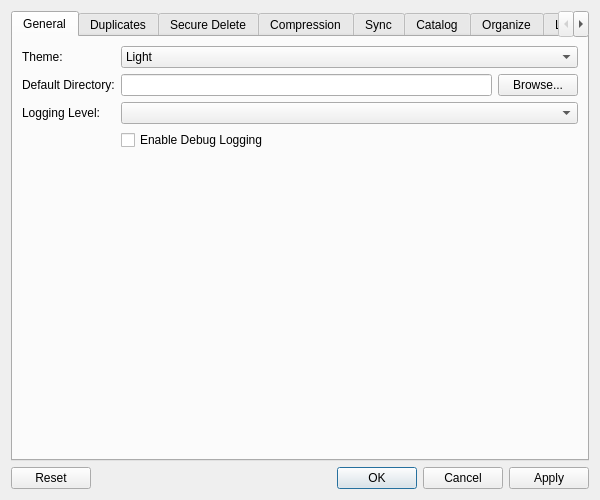
<?xml version="1.0" encoding="UTF-8"?>
<ui version="4.0">
 <class>SettingsDialog</class>
 <widget class="QDialog" name="SettingsDialog">
  <property name="geometry">
   <rect>
    <x>0</x>
    <y>0</y>
    <width>600</width>
    <height>500</height>
   </rect>
  </property>
  <property name="windowTitle">
   <string>Settings</string>
  </property>
  <layout class="QVBoxLayout" name="verticalLayout">
   <item>
    <widget class="QTabWidget" name="tabWidget">
     <property name="currentIndex">
      <number>0</number>
     </property>
     <widget class="QWidget" name="generalTab">
      <attribute name="title">
       <string>General</string>
      </attribute>
      <layout class="QFormLayout" name="formLayout">
       <item row="0" column="0">
        <widget class="QLabel" name="themeLabel">
         <property name="text">
          <string>Theme:</string>
         </property>
        </widget>
       </item>
       <item row="0" column="1">
        <widget class="QComboBox" name="themeCombo">
         <item>
          <property name="text">
           <string>Light</string>
          </property>
         </item>
         <item>
          <property name="text">
           <string>Dark</string>
          </property>
         </item>
        </widget>
       </item>
       <item row="1" column="0">
        <widget class="QLabel" name="defaultDirLabel">
         <property name="text">
          <string>Default Directory:</string>
         </property>
        </widget>
       </item>
       <item row="1" column="1">
        <layout class="QHBoxLayout" name="horizontalLayout">
         <item>
          <widget class="QLineEdit" name="defaultDirEdit"/>
         </item>
         <item>
          <widget class="QPushButton" name="browseDirButton">
           <property name="text">
            <string>Browse...</string>
           </property>
          </widget>
         </item>
        </layout>
       </item>
       <item row="2" column="0">
        <widget class="QLabel" name="loggingLevelLabel">
         <property name="text">
          <string>Logging Level:</string>
         </property>
        </widget>
       </item>
       <item row="2" column="1">
        <widget class="QComboBox" name="loggingLevelCombo"/>
       </item>
       <item row="3" column="1">
        <widget class="QCheckBox" name="enableDebugCheck">
         <property name="text">
          <string>Enable Debug Logging</string>
         </property>
        </widget>
       </item>
      </layout>
     </widget>
     <widget class="QWidget" name="duplicatesTab">
      <attribute name="title">
       <string>Duplicates</string>
      </attribute>
      <layout class="QFormLayout" name="formLayout_2">
       <item row="0" column="0">
        <widget class="QLabel" name="hashLabel">
         <property name="text">
          <string>Default Hash Algorithm:</string>
         </property>
        </widget>
       </item>
       <item row="0" column="1">
        <widget class="QComboBox" name="hashCombo">
         <item>
          <property name="text">
           <string>SHA-256</string>
          </property>
         </item>
         <item>
          <property name="text">
           <string>SHA-1</string>
          </property>
         </item>
         <item>
          <property name="text">
           <string>MD5</string>
          </property>
         </item>
        </widget>
       </item>
       <item row="1" column="0">
        <widget class="QLabel" name="minSizeLabel">
         <property name="text">
          <string>Minimum File Size (bytes):</string>
         </property>
        </widget>
       </item>
       <item row="1" column="1">
        <widget class="QSpinBox" name="minSizeSpin">
         <property name="maximum">
          <number>999999999</number>
         </property>
         <property name="value">
          <number>1024</number>
         </property>
        </widget>
       </item>
       <item row="2" column="1">
        <widget class="QCheckBox" name="skipSystemCheck">
         <property name="text">
          <string>Skip System Files</string>
         </property>
        </widget>
       </item>
      </layout>
     </widget>
     <widget class="QWidget" name="secureDeleteTab">
      <attribute name="title">
       <string>Secure Delete</string>
      </attribute>
      <layout class="QFormLayout" name="formLayout_3">
       <item row="0" column="0">
        <widget class="QLabel" name="passesLabel">
         <property name="text">
          <string>Default Passes:</string>
         </property>
        </widget>
       </item>
       <item row="0" column="1">
        <widget class="QSpinBox" name="passesSpin">
         <property name="minimum">
          <number>1</number>
         </property>
         <property name="maximum">
          <number>35</number>
         </property>
         <property name="value">
          <number>3</number>
         </property>
        </widget>
       </item>
      </layout>
     </widget>
     <widget class="QWidget" name="compressionTab">
      <attribute name="title">
       <string>Compression</string>
      </attribute>
      <layout class="QFormLayout" name="formLayout_4">
       <item row="0" column="0">
        <widget class="QLabel" name="formatLabel">
         <property name="text">
          <string>Default Format:</string>
         </property>
        </widget>
       </item>
       <item row="0" column="1">
        <widget class="QComboBox" name="formatCombo">
         <item>
          <property name="text">
           <string>ZIP</string>
          </property>
         </item>
         <item>
          <property name="text">
           <string>7Z</string>
          </property>
         </item>
         <item>
          <property name="text">
           <string>TAR.GZ</string>
          </property>
         </item>
         <item>
          <property name="text">
           <string>TAR.BZ2</string>
          </property>
         </item>
        </widget>
       </item>
       <item row="1" column="0">
        <widget class="QLabel" name="levelLabel">
         <property name="text">
          <string>Compression Level:</string>
         </property>
        </widget>
       </item>
       <item row="1" column="1">
        <widget class="QSlider" name="levelSlider">
         <property name="minimum">
          <number>0</number>
         </property>
         <property name="maximum">
          <number>9</number>
         </property>
         <property name="value">
          <number>6</number>
         </property>
         <property name="orientation">
          <enum>Qt::Horizontal</enum>
         </property>
        </widget>
       </item>
      </layout>
     </widget>
     <widget class="QWidget" name="syncTab">
      <attribute name="title">
       <string>Sync</string>
      </attribute>
      <layout class="QFormLayout" name="formLayout_5">
       <item row="0" column="0">
        <widget class="QLabel" name="syncModeLabel">
         <property name="text">
          <string>Default Mode:</string>
         </property>
        </widget>
       </item>
       <item row="0" column="1">
        <widget class="QComboBox" name="syncModeCombo">
         <item>
          <property name="text">
           <string>Two-Way</string>
          </property>
         </item>
         <item>
          <property name="text">
           <string>Mirror</string>
          </property>
         </item>
         <item>
          <property name="text">
           <string>Update</string>
          </property>
         </item>
        </widget>
       </item>
       <item row="1" column="1">
        <widget class="QCheckBox" name="backupsCheck">
         <property name="text">
          <string>Create Backups</string>
         </property>
        </widget>
       </item>
       <item row="2" column="1">
        <widget class="QCheckBox" name="skipNewerCheck">
         <property name="text">
          <string>Skip Newer Files</string>
         </property>
        </widget>
       </item>
      </layout>
     </widget>
     <widget class="QWidget" name="catalogTab">
      <attribute name="title">
       <string>Catalog</string>
      </attribute>
      <layout class="QFormLayout" name="formLayout_6">
       <item row="0" column="1">
        <widget class="QCheckBox" name="recursiveCheck">
         <property name="text">
          <string>Recursive by Default</string>
         </property>
        </widget>
       </item>
       <item row="1" column="1">
        <widget class="QCheckBox" name="duplicatesCheck">
         <property name="text">
          <string>Check for Duplicates</string>
         </property>
        </widget>
       </item>
       <item row="2" column="1">
        <widget class="QCheckBox" name="showSizesCheck">
         <property name="text">
          <string>Show File Sizes</string>
         </property>
        </widget>
       </item>
       <item row="3" column="1">
        <widget class="QCheckBox" name="showDatesCheck">
         <property name="text">
          <string>Show Dates</string>
         </property>
        </widget>
       </item>
       <item row="4" column="0">
        <widget class="QLabel" name="sortByLabel">
         <property name="text">
          <string>Default Sort By:</string>
         </property>
        </widget>
       </item>
       <item row="4" column="1">
        <widget class="QComboBox" name="sortByCombo">
         <item>
          <property name="text">
           <string>Name</string>
          </property>
         </item>
         <item>
          <property name="text">
           <string>Size</string>
          </property>
         </item>
         <item>
          <property name="text">
           <string>Date</string>
          </property>
         </item>
         <item>
          <property name="text">
           <string>Type</string>
          </property>
         </item>
        </widget>
       </item>
      </layout>
     </widget>
     <widget class="QWidget" name="organizeTab">
      <attribute name="title">
       <string>Organize</string>
      </attribute>
      <layout class="QFormLayout" name="formLayout_7">
       <item row="0" column="1">
        <widget class="QCheckBox" name="orgRecursiveCheck">
         <property name="text">
          <string>Recursive by Default</string>
         </property>
        </widget>
       </item>
       <item row="1" column="1">
        <widget class="QCheckBox" name="createFoldersCheck">
         <property name="text">
          <string>Create Category Folders</string>
         </property>
        </widget>
       </item>
       <item row="2" column="1">
        <widget class="QCheckBox" name="moveFilesCheck">
         <property name="text">
          <string>Move Files (instead of copy)</string>
         </property>
        </widget>
       </item>
      </layout>
     </widget>
     <widget class="QWidget" name="loggingTab">
      <attribute name="title">
       <string>Logging</string>
      </attribute>
      <layout class="QVBoxLayout" name="verticalLayout_4">
       <item>
        <layout class="QFormLayout" name="formLayout_2">
         <item row="0" column="0">
          <widget class="QLabel" name="loggingLevelLabel">
           <property name="text">
            <string>Logging Level:</string>
           </property>
          </widget>
         </item>
         <item row="0" column="1">
          <widget class="QComboBox" name="loggingLevelCombo"/>
         </item>
         <item row="1" column="0" colspan="2">
          <widget class="QCheckBox" name="enableDebugCheck">
           <property name="text">
            <string>Enable Debug Logging</string>
           </property>
          </widget>
         </item>
        </layout>
       </item>
      </layout>
     </widget>
    </widget>
   </item>
   <item>
    <widget class="QDialogButtonBox" name="buttonBox">
     <property name="orientation">
      <enum>Qt::Horizontal</enum>
     </property>
     <property name="standardButtons">
      <set>QDialogButtonBox::Apply|QDialogButtonBox::Cancel|QDialogButtonBox::Ok|QDialogButtonBox::Reset</set>
     </property>
    </widget>
   </item>
  </layout>
 </widget>
</ui>
